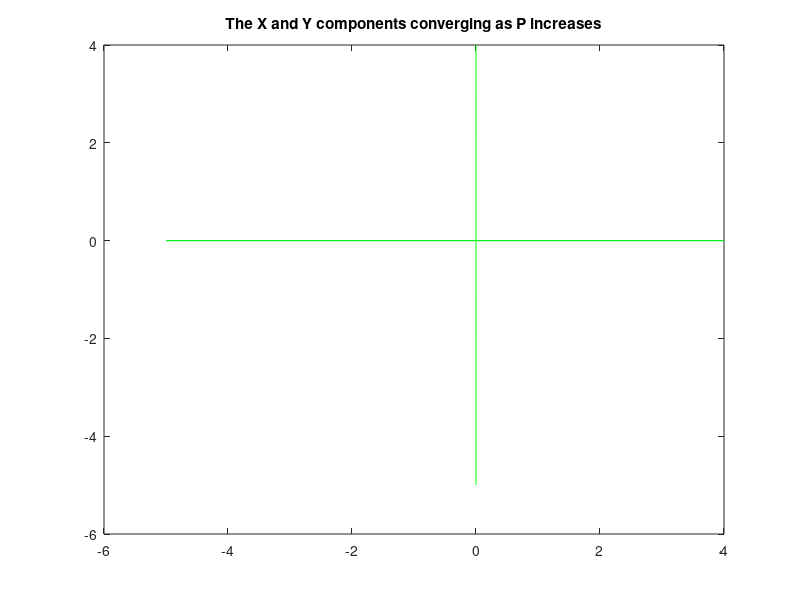

Here is the MATLAB script that generated this plot:
% script to graph over the the two functions, showing the two points converging as P increases 
%
% Syntax    tasksix()
%
% Inputs Nil
%
% Outputs Nil
% 
% Written by S Darcy

leftroot = [0.5;0.5];
x = [];
y = [];
for p=-5:4
  try
    leftroot = newton(p,leftroot,1e-13,500);
    y = [y leftroot(1)-leftroot(2)];
  catch me
    y = [y 0-0];
    leftroot = [0.5;0.5];
  end
  x = [x p];
end

plot(x,y), hold on;

plot(x,zeros(size(x)),'g-');
plot(zeros(size(x)),x,'g-');
title('The X and Y components converging as P increases');
